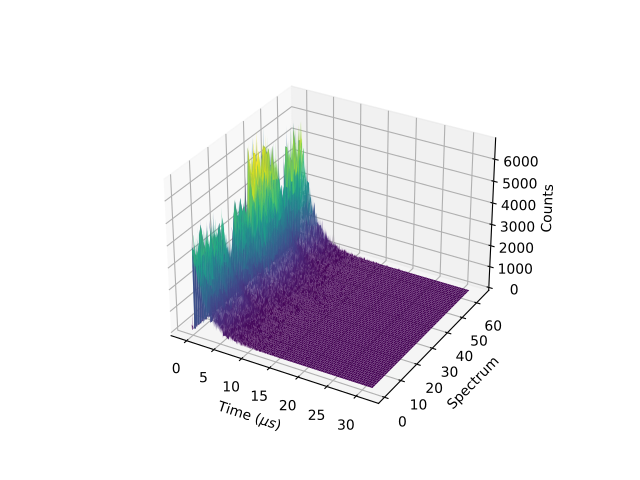

Write Python code to recreate this figure.
from mantid.simpleapi import *
import matplotlib.pyplot as plt

data = Load('MUSR00015189.nxs')
data = mtd['data_1'] # Extract individual workspace from group

fig, ax = plt.subplots(subplot_kw={'projection':'mantid3d'})
ax.plot_surface(data, cmap='viridis')
plt.show()
